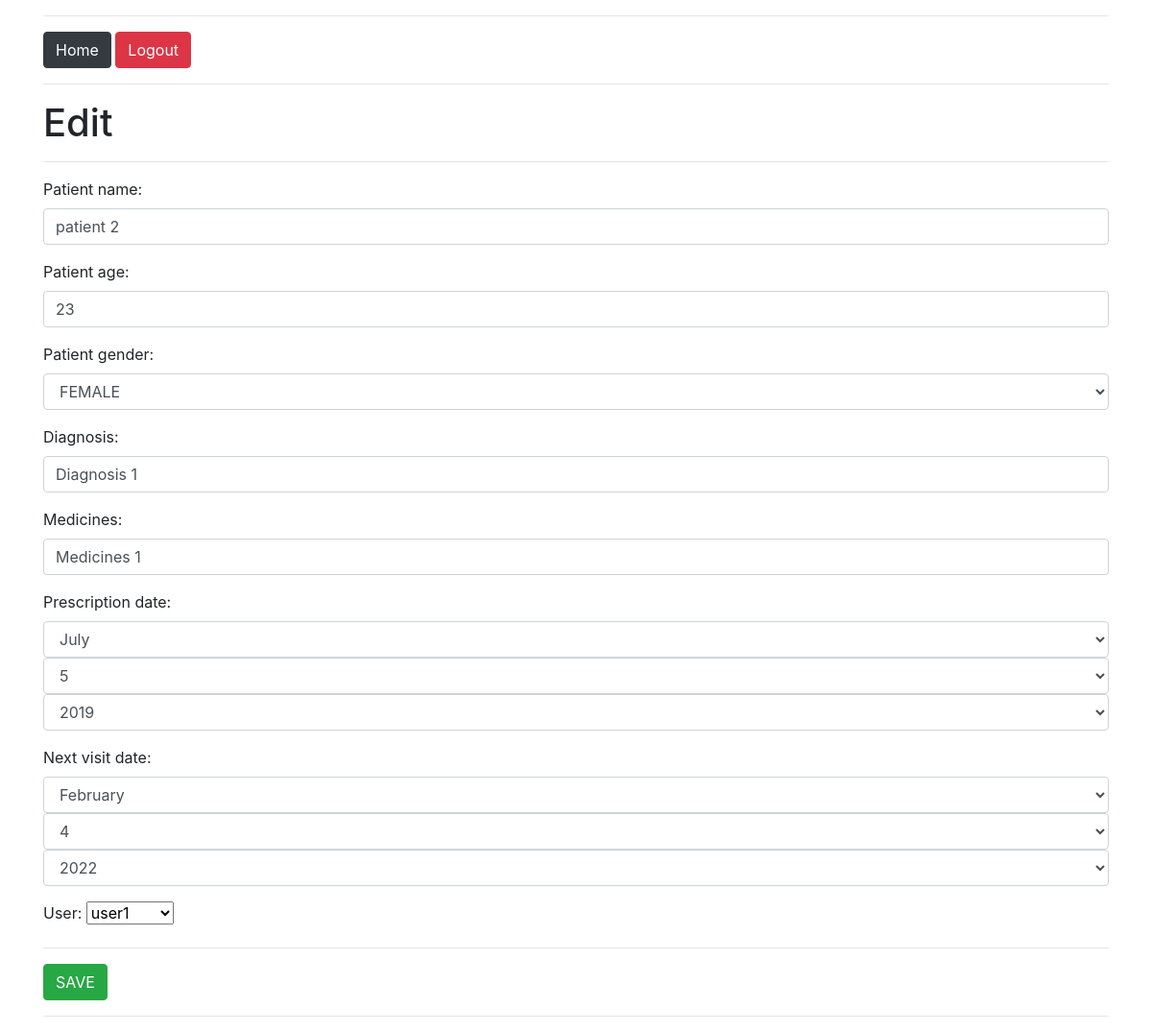
/edit/19/ (signed in), run on the app's committed database.
### prescription/models.py (models this page shows, shortened)
class Prescription(models.Model):
    GENDER_STATUS = (
        ('Male', 'MALE'),
        ('Female', 'FEMALE'),
        ('Other', 'OTHER'),
    )
    prescription_date = models.DateField(default=timezone.now, blank=False)
    patient_name = models.CharField(max_length=50, blank=False)
    patient_age = models.PositiveIntegerField(blank=False)
    patient_gender = models.CharField(max_length=10, choices=GENDER_STATUS, blank=False, default='OTHER')
    diagnosis = models.CharField(max_length=100000)
    medicines = models.CharField(max_length=100000)
    next_visit_date = models.DateTimeField(auto_now_add=False, blank=True)
    user = models.ForeignKey(User, on_delete=models.CASCADE, blank=False, null=True)
    class Meta:
        ordering = ['-id']

### prescription/views.py (the view)
# urls.py: path('edit/<int:id>/', edit, name='edit'),
@login_required
def edit(request, id=None):
    query = Prescription.objects.get(id=id)
    form = PrescriptionAddForm(request.POST or None, instance=query)
    if request.method == 'POST':
        if form.is_valid():
            form.save()
            return redirect('prescription-details', id)
    context = {'form': form}
    template = 'prescription/edit.html'
    return render(request, template, context)

### prescription/forms.py
class PrescriptionAddForm(forms.ModelForm):
    class Meta:
        model = Prescription
        fields = ['patient_name', 'patient_age', 'patient_gender', 'diagnosis', 'medicines',
                  'prescription_date', 'next_visit_date', 'user']
        widgets = {
            'patient_name': TextInput(attrs={'class': 'form-control'}),
            'patient_age': NumberInput(attrs={'class': 'form-control'}),
            'patient_gender': Select(attrs={'class': 'form-control'}),
            'diagnosis': TextInput(attrs={'class': 'form-control'}),
            'medicines': TextInput(attrs={'class': 'form-control'}),
            'prescription_date': SelectDateWidget(attrs={'class': 'form-control'}),
            'next_visit_date': SelectDateWidget(attrs={'class': 'form-control'}),
        }

### templates/prescription/edit.html (shortened to what this page needs)
{% extends 'base.html' %}
{% block content %}
    <hr>
    <h1>Edit</h1>
    <hr>
    <form method="post">
        {{form.as_p}}
        <hr>
        <button type="submit" class="btn btn-success">SAVE</button>
        <hr>
    </form>
{% endblock content %}

### data on the page
Prescription: patient_name "patient 2", patient_age "23", patient_gender "FEMALE", diagnosis "Diagnosis 1", medicines "Medicines 1", user "user1"
